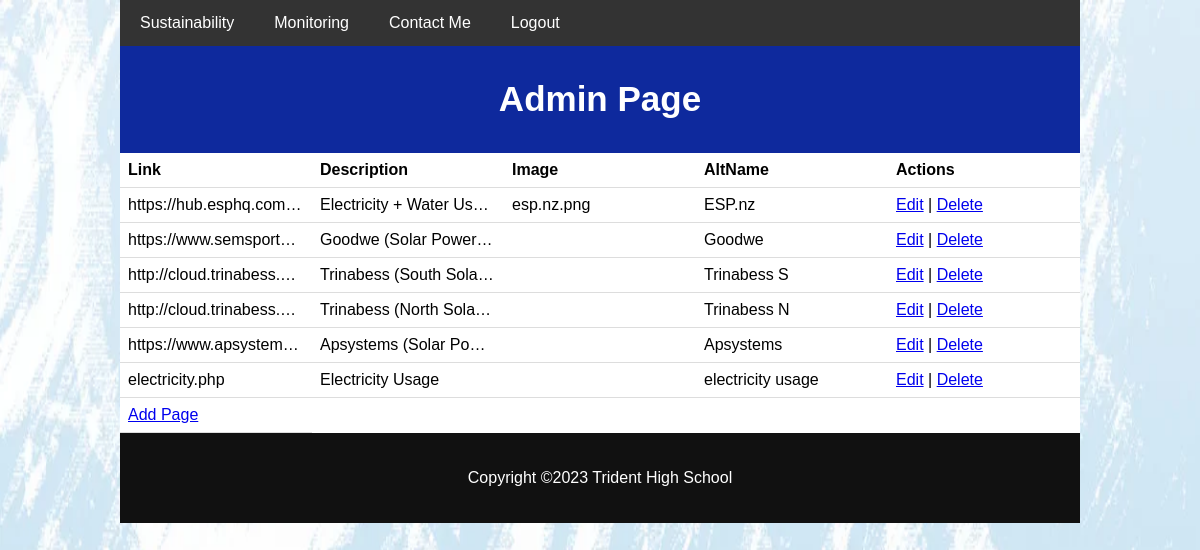
Page /admin-m.php (signed in) on the earlier database version.
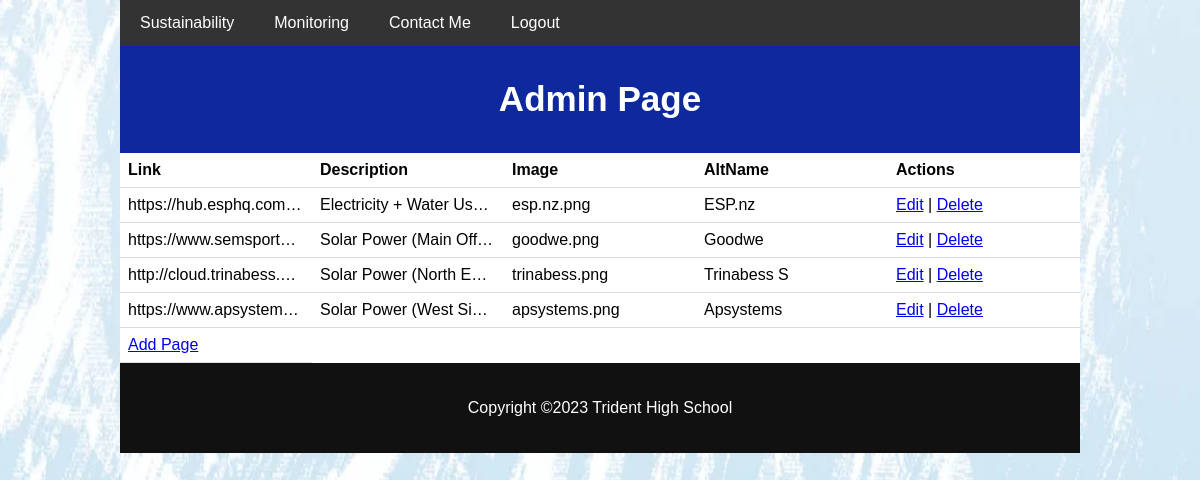
Same page on the later database version.
### tables this page shows
CREATE TABLE `links` (
  `id` int(11) NOT NULL,
  `link` varchar(200) NOT NULL,
  `img` longblob NOT NULL,
  `altimg` varchar(100) NOT NULL,
  `description` varchar(300) NOT NULL,
  `image` varchar(50) NOT NULL
);

### admin-m.php (the view, shortened to what this page needs)
<!DOCTYPE html>
<html lang="en">
<head>
<link href="css/fixedstyle.css" rel="stylesheet" type="text/css">
</head>
<body>
<div class="wrapper">
<?php include 'navbar.php';?>
<div class="header">
<h1>Admin Page</h1>
</div>
<div>
<?php  require_once 'setup.php';
$sql = "SELECT * FROM links";
$stmt = mysqli_prepare($conn, $sql);
mysqli_stmt_execute($stmt);
$result = mysqli_stmt_get_result($stmt);
if (mysqli_num_rows($result) > 0) {
    echo '<table>';
    echo '<tr><th>Link</th><th>Description</th><th>Image</th><th>AltName</th><th>Actions</th></tr>';
    while($row = $result->fetch_assoc()) {
        echo '<tr>';
        echo '<td>' . $row['link'] . '</td>';
        echo '<td>' . $row['description'] . '</td>';
        echo '<td>' . $row['image'] . '</td>';
        echo '<td>' . $row['altimg'] . '</td>';
        echo '<td><a href="edit-m.php?id=' . $row['id'] . ' ">Edit</a> | <a href="delete-m.php?id=' . $row['id'] .'">Delete</a></td>';
        echo '</tr>';
        }
    echo '<tr>';
    echo '<td><a href="addlink.php">Add Page</a></td>';
    echo '</tr>';
    echo '</table>';
     }
else {
    echo 'No records found.';
    }
?>
</div>
<div class="footer">
    <?php include 'footer.php';?>
</div>
</div>
</body>
</html>

### navbar.php
<div class="navbar">
    <a href="index.php">Sustainability</a>
    <a href="gallery.php">Monitoring</a>
    <a href="contact.php">Contact Me</a>
    <?php if ($_SESSION['loggedin'] == FALSE){
    if ($_SESSION['id'] === 1){
        echo "<a href='admin.php'>Admin</a>";
};
    echo "<a href='login.php'>Login</a>"
    ;
}
    else{
        echo "<a href='logout.php'>Logout</a>";};?>
</div>

### Footer.php
<?php
echo "<p>Copyright &copy;" . date("Y") . " Trident High School</p>";
?>

### css/fixedstyle.css (style rules this page uses)
body { font-family: Arial, Helvetica, sans-serif; margin: 0; background-image: url("../images/tridentbg.jpg"); background-repeat: no-repeat; background-attachment: fixed; background-size: 100% 100%; }
.wrapper { width: 80%; margin:auto; }
.header { padding: 10px; text-align: center; background-color: #0e299d; color:#ffffff; }
.header h1 { font-size: 35px; }
.navbar { overflow:hidden; background-color: #333; }
.navbar a { float:left; display: block; color: white; text-align: center; padding: 14px 20px; text-decoration: none; }
table { table-layout:fixed; }
table td { white-space: nowrap; overflow: hidden; text-overflow: ellipsis; }
.footer { padding:20px 0px; width:100%; background-color: #111111; color: white; text-align: center; display:block; }

### admin-m.php (style rules this page uses)
table { width: 100%; border-collapse: collapse; background-color:#ffffff; }
th, td { padding: 8px; text-align: left; border-bottom: 1px solid #ddd; }

Differences in the rows shown:
removed links: link "http://cloud.trinabess.…", description "Trinabess (North Sola…", altimg "Trinabess N"
removed links: link "electricity.php", description "Electricity Usage", altimg "electricity usage"
changed links "Goodwe": description "Goodwe (Solar Power…" → "Solar Power (Main Off…"; image (not shown) → "goodwe.png"
changed links "Trinabess S": description "Trinabess (South Sola…" → "Solar Power (North E…"; image (not shown) → "trinabess.png"
changed links "Apsystems": description "Apsystems (Solar Po…" → "Solar Power (West Si…"; image (not shown) → "apsystems.png"
